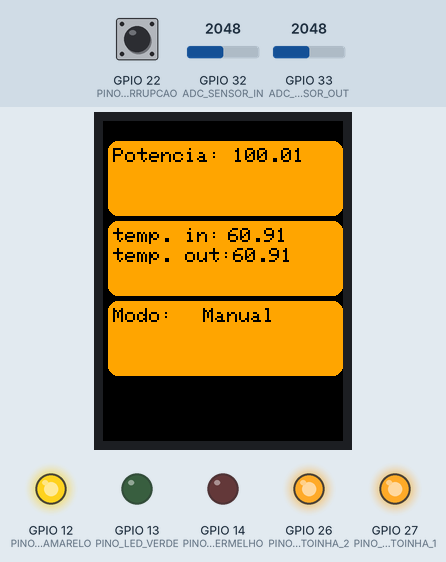
Recording of a sketch running on a simulated ESP32. Shown: 240×320 colour display, output pins drawn as LEDs (lit = HIGH). Inputs (shaded band) come from the test bench; at power-on: GPIO 22 (PINO_INTERRUPCAO) HIGH, GPIO 32 (ADC_SENSOR_IN) = 2048, GPIO 33 (ADC_SENSOR_OUT) = 2048 (analog values on the 0–4095 scale). What the sketch prints to the serial monitor is not drawn.

Above: at 1.2 s.
1.3 s: GPIO 22 (PINO_INTERRUPCAO) pulled LOW for 0.25 s
At 2.8 s:
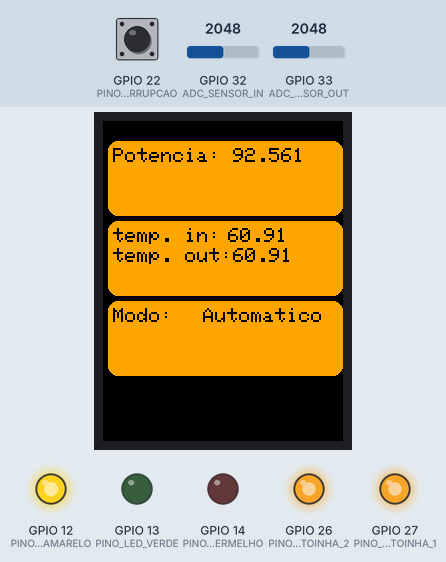
3.1 s: GPIO 32 (ADC_SENSOR_IN) set to 2866
At 4.1 s:
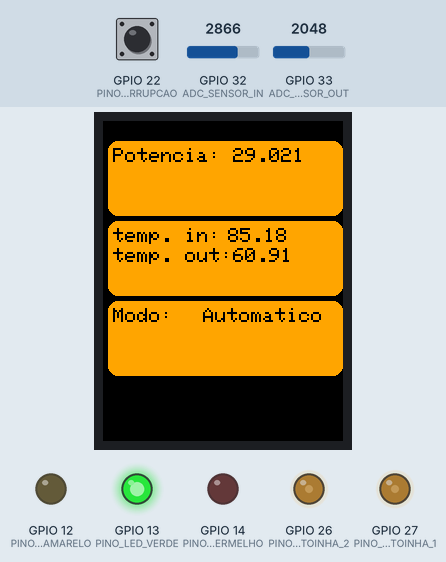
5.1 s: GPIO 32 (ADC_SENSOR_IN) set to 3603
At 6.8 s:
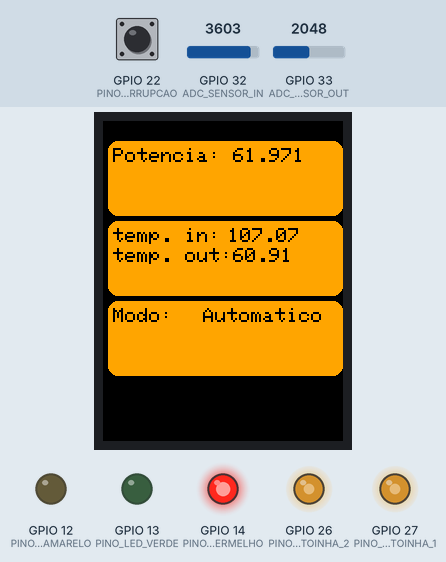
7.1 s: GPIO 32 (ADC_SENSOR_IN) set to 4095
At 8.3 s:
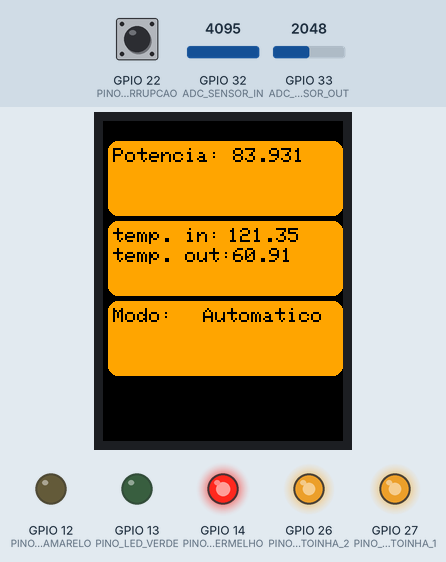
9.1 s: GPIO 32 (ADC_SENSOR_IN) set to 1228
At 10.8 s:
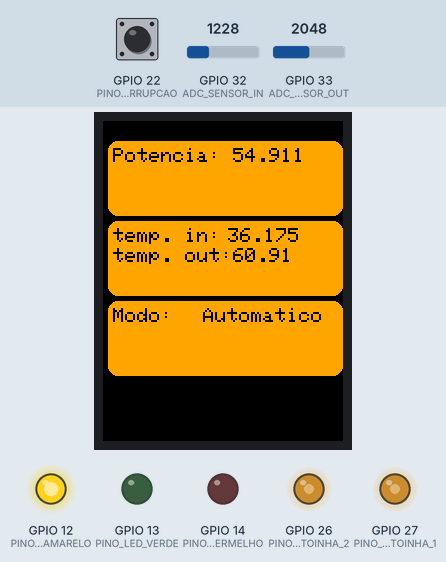
11.1 s: GPIO 33 (ADC_SENSOR_OUT) set to 2866
At 12.3 s:
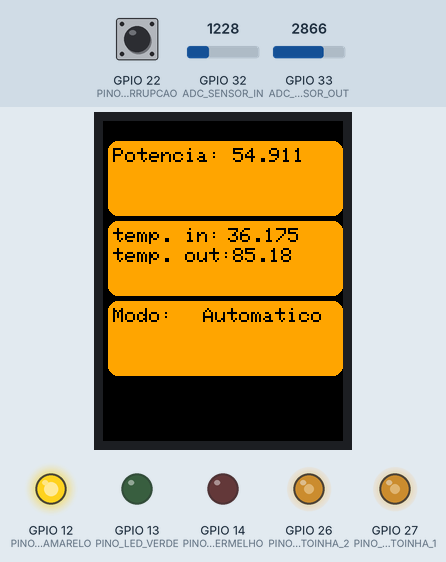
Timing chart, 0 to 13.7 s (numbered marks = the images above; inputs shaded):
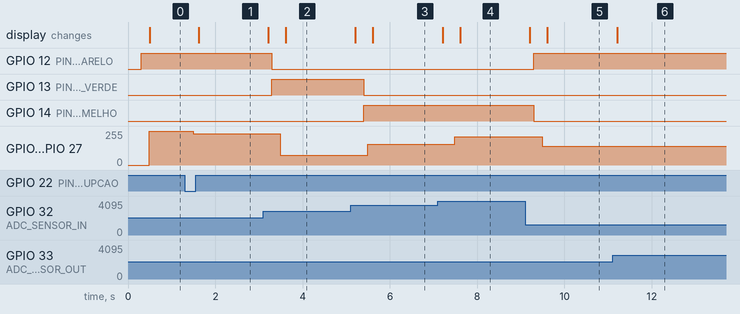

Measured:
- after the input at 1.3 s, GPIO 26 (PINO_VENTOINHA_2), GPIO 27 (PINO_VENTOINHA_1): 255/255 → 235/255 after 0.19 s; the display: changes after 0.32 s (image 1)
- after the input at 3.1 s, GPIO 12 (PINO_LED_AMARELO): HIGH → LOW after 0.20 s; GPIO 13 (PINO_LED_VERDE): LOW → HIGH after 0.20 s; GPIO 26 (PINO_VENTOINHA_2), GPIO 27 (PINO_VENTOINHA_1): 235/255 → 74/255 after 0.39 s; the display: first changes after 0.11 s (image 2 shows a later state)
- after the input at 5.1 s, GPIO 13 (PINO_LED_VERDE): HIGH → LOW after 0.30 s; GPIO 14 (PINO_LED_VERMELHO): LOW → HIGH after 0.30 s; GPIO 26 (PINO_VENTOINHA_2), GPIO 27 (PINO_VENTOINHA_1): 74/255 → 157/255 after 0.39 s; the display: first changes after 0.11 s (image 3 shows a later state)
- after the input at 7.1 s, GPIO 26 (PINO_VENTOINHA_2), GPIO 27 (PINO_VENTOINHA_1): 157/255 → 213/255 after 0.39 s; the display: first changes after 0.11 s (image 4 shows a later state)
- after the input at 9.1 s, GPIO 12 (PINO_LED_AMARELO): LOW → HIGH after 0.20 s; GPIO 14 (PINO_LED_VERMELHO): HIGH → LOW after 0.20 s; GPIO 26 (PINO_VENTOINHA_2), GPIO 27 (PINO_VENTOINHA_1): 213/255 → 139/255 after 0.39 s; the display: first changes after 0.11 s (image 5 shows a later state)
- after the input at 11.1 s, the display: changes after 0.11 s (image 6)

The sketch:

Projeto_seev_fan_control.ino
```cpp
/*

Nome ALUNO A- André Vieira 2181194
Nome ALUNO B- Daniel Ribeiro 2181358
IPLEIRIA - Instituto Politécnico de Leiria
ESTG - Escola Superior de Tecnologia e Gestão
LEAU- Licenciatura em Engenharia Automovel
SEEV - Sistemas Elétricos e Eletrónicos de Veículos

TP1: Pretende-se  neste  trabalho  prático  a  implementação  de controlador  que  permita  a correta gestão de temperaturas de um motor de combustão interna e a gestão das ventoinhas consoante a temperatura.

LINK: (link do código do vídeo do youtube).

*/
#include "Arduino.h"
#include <stdio.h>
#include "freertos/FreeRTOS.h"
#include "freertos/task.h"
#include "esp_system.h"
#include "nvs_flash.h"
#include "esp_task_wdt.h"

#include <SPI.h>
#include <Adafruit_GFX.h>
#include <Adafruit_ILI9341.h>

#define TFT_CS 15
#define TFT_DC 2

#define MODO_AUTOMATICO 0
#define MODO_MANUAL 1

#define ADC_RESOLUTION 8
#define VREF_PLUS  3.3
#define VREF_MINUS  0.0

#define ADC_SENSOR_IN 32
#define ADC_SENSOR_OUT 33

#define MULTIPLICADOR_ADC 0.47588
#define MULTIPLICADOR_PWM 3.875
#define MULTIPLICADOR_PERCENTAGEM 0.3922

#define PINO_LED_VERDE 13
#define PINO_LED_AMARELO 12
#define PINO_LED_VERMELHO 14

#define PINO_VENTOINHA_1 27
#define PINO_VENTOINHA_2 26

#define PINO_INTERRUPCAO 22

struct struct_temperaturas {
	float temperatura_in;
	float temperatura_out;
};

SemaphoreHandle_t xBinarySemaphore;
SemaphoreHandle_t xMutex_UART;
SemaphoreHandle_t xMutex_SPI;

QueueHandle_t xQueue_modo_arrefecimento = NULL;
QueueHandle_t xQueue_temperaturas = NULL;
QueueHandle_t xQueue_potencia_ventoinhas = NULL;

const char *pcTextFor_Processamento = "Processamento task is running ";
const char *pcTextFor_ADC = "ADC task is running ";
const char *pcTextFor_PWM = "PWM task is running ";
const char *pcTextFor_LDC = "LCD task is running ";
const char *pcTextFor_LED = "LED task is running ";
const char *pcTextFor_INTERRUPT = "Interrupt task is running ";

static void IRAM_ATTR vInterruptHandler_muda_estado_arrefecimento(void);

void vTask_processamento(void *pvParameters);
void vTask_ADC(void *pvParameters);
void vTask_PWM(void *pvParameters);
void vTask_LCD(void *pvParameters);
void vTask_LED(void *pvParameters);
void vTask_gestao_interrupcao(void *pvParameters);

void setup() {
	vTaskPrioritySet(NULL, configMAX_PRIORITIES - 1);

	Serial.begin(115200);

	pinMode(PINO_INTERRUPCAO, INPUT_PULLUP);
	attachInterrupt(digitalPinToInterrupt(PINO_INTERRUPCAO),
			&vInterruptHandler_muda_estado_arrefecimento, FALLING);

	vSemaphoreCreateBinary(xBinarySemaphore);

	bool aux_verificacao = true;

	xMutex_UART = xSemaphoreCreateMutex();
	if (xMutex_UART == NULL) {
		aux_verificacao = false;
	}

	xMutex_SPI = xSemaphoreCreateMutex();
	if (xMutex_SPI == NULL) {
		aux_verificacao = false;
	}

	xQueue_modo_arrefecimento = xQueueCreate(1, sizeof(char));
	if (xQueue_modo_arrefecimento == NULL) {
		aux_verificacao = false;
	}

	xQueue_temperaturas = xQueueCreate(1, sizeof(struct struct_temperaturas));
	if (xQueue_temperaturas == NULL) {
		aux_verificacao = false;
	}

	xQueue_potencia_ventoinhas = xQueueCreate(1, sizeof(char));
	if (xQueue_potencia_ventoinhas == NULL) {
		aux_verificacao = false;
	}

	if (aux_verificacao == true) {

		xTaskCreatePinnedToCore(vTask_processamento, "PROCESSAMENTO", 1024,
				(void*) pcTextFor_Processamento, 5, NULL, 1);

		xTaskCreatePinnedToCore(vTask_ADC, "ADC", 1024, (void*) pcTextFor_ADC,
				4, NULL, 1);

		xTaskCreatePinnedToCore(vTask_PWM, "PWM", 1024, (void*) pcTextFor_PWM,
				4, NULL, 1);

		xTaskCreatePinnedToCore(vTask_LCD, "LCD", 4096, (void*) pcTextFor_LDC,
				2, NULL, 1);

		xTaskCreatePinnedToCore(vTask_LED, "LED", 1024, (void*) pcTextFor_LED,
				3, NULL, 1);

		xTaskCreatePinnedToCore(vTask_gestao_interrupcao, "INTERRUPCAO", 1024,
				(void*) pcTextFor_INTERRUPT, 6, NULL, 1);
	}

	interrupts();

}

void loop() {
	vTaskDelete(NULL);
}

void vTask_LCD(void *pvParameters) {
	char *pcTaskName;
	TickType_t xLastWakeTime;
	pcTaskName = (char*) pvParameters;
	xLastWakeTime = xTaskGetTickCount();

	Adafruit_ILI9341 tft = Adafruit_ILI9341(15, 2, 23, 18, 4, 19);	//lcd-TFT

	tft.begin();
	tft.fillScreen(ILI9341_BLACK);
	tft.setRotation(2);

	tft.setTextSize(2);

	float temperatura_in_anterior = 0;
	float temperatura_out_anterior = 0;
	uint8_t modo_arrefecimento_ant = NULL;
	uint8_t valor_potencia_ventoinhas_ant = NULL;

	struct_temperaturas temperaturas_atuais = { 0, 0 };
	uint8_t modo_arrefecimento = NULL;
	uint8_t valor_potencia_ventoinhas = NULL;
	xSemaphoreTake(xMutex_SPI, portMAX_DELAY);
	{
		tft.fillRoundRect(5, 20, 235, 75, 10, ILI9341_ORANGE);
		tft.setTextColor(ILI9341_BLACK);
		tft.setCursor(10, 27);
		tft.print("Potencia:     %");

		tft.fillRoundRect(5, 100, 235, 75, 10, ILI9341_ORANGE);
		tft.setTextColor(ILI9341_BLACK);
		tft.setCursor(10, 107);
		tft.print("temp. in:");
		tft.setCursor(10, 127);
		tft.print("temp. out:");

		tft.fillRoundRect(5, 180, 235, 75, 10, ILI9341_ORANGE);
		tft.setTextColor(ILI9341_BLACK);
		tft.setCursor(10, 187);
		tft.print("Modo:");
	}
	xSemaphoreGive(xMutex_SPI);
	for (;;) {
		xSemaphoreTake(xMutex_UART, portMAX_DELAY);
		{
			Serial.println(pcTaskName);
		}
		xSemaphoreGive(xMutex_UART);

		xSemaphoreTake(xMutex_SPI, portMAX_DELAY);
		{
			xQueuePeek(xQueue_potencia_ventoinhas, &valor_potencia_ventoinhas,
					0);
			xQueuePeek(xQueue_modo_arrefecimento, &modo_arrefecimento, 0);
			xQueuePeek(xQueue_temperaturas, &temperaturas_atuais, 0);

			if (temperatura_in_anterior != temperaturas_atuais.temperatura_in) {
				tft.setTextColor(ILI9341_BLACK, ILI9341_ORANGE);
				tft.setCursor(125, 107);
				tft.print(temperaturas_atuais.temperatura_in);
				temperatura_in_anterior = temperaturas_atuais.temperatura_in;

			}
			if (temperatura_out_anterior
					!= temperaturas_atuais.temperatura_out) {
				tft.setTextColor(ILI9341_BLACK, ILI9341_ORANGE);
				tft.setCursor(130, 127);
				tft.print(temperaturas_atuais.temperatura_out);
				temperatura_out_anterior = temperaturas_atuais.temperatura_out;
			}
			if (modo_arrefecimento_ant != modo_arrefecimento) {
				tft.setTextColor(ILI9341_BLACK, ILI9341_ORANGE);

				if (modo_arrefecimento == MODO_AUTOMATICO) {
					tft.setCursor(100, 187);
					tft.print("           ");
					tft.setCursor(100, 187);
					tft.print("Automatico");
				} else if (modo_arrefecimento == MODO_MANUAL) {
					tft.setCursor(100, 187);
					tft.print("           ");
					tft.setCursor(100, 187);
					tft.print("Manual");
				}
				modo_arrefecimento_ant = modo_arrefecimento;
			}
			if (valor_potencia_ventoinhas_ant != valor_potencia_ventoinhas) {
				tft.setTextColor(ILI9341_BLACK, ILI9341_ORANGE);
				tft.setCursor(130, 27);
				tft.print(
						valor_potencia_ventoinhas * MULTIPLICADOR_PERCENTAGEM);
				tft.setCursor(170, 27);
				valor_potencia_ventoinhas_ant = valor_potencia_ventoinhas;
			}
		}
		xSemaphoreGive(xMutex_SPI);

		vTaskDelayUntil(&xLastWakeTime, (400 / portTICK_PERIOD_MS));
	}
}

void vTask_processamento(void *pvParameters) {
	char *pcTaskName;
	TickType_t xLastWakeTime;
	pcTaskName = (char*) pvParameters;
	xLastWakeTime = xTaskGetTickCount();

	struct_temperaturas temperaturas_atuais = { 0, 0 };
	uint8_t potencia_ventoinhas = NULL;
	uint8_t modo_arrefecimento = NULL;

	for (;;) {
		xSemaphoreTake(xMutex_UART, portMAX_DELAY);
		{
			Serial.println(pcTaskName);
		}
		xSemaphoreGive(xMutex_UART);

		xQueuePeek(xQueue_modo_arrefecimento, &modo_arrefecimento, 0);

		if (modo_arrefecimento == MODO_MANUAL) {
			potencia_ventoinhas = 255;
		}

		if (modo_arrefecimento == MODO_AUTOMATICO) {
			xQueuePeek(xQueue_temperaturas, &temperaturas_atuais, 0);

			potencia_ventoinhas = temperaturas_atuais.temperatura_in
					* MULTIPLICADOR_PWM;
		}

		xQueueOverwrite(xQueue_potencia_ventoinhas, &potencia_ventoinhas);
		vTaskDelayUntil(&xLastWakeTime, (100 / portTICK_PERIOD_MS));
	}
}

void vTask_gestao_interrupcao(void *pvParameters) {
	char *pcTaskName;
	TickType_t xLastWakeTime;
	pcTaskName = (char*) pvParameters;
	xLastWakeTime = xTaskGetTickCount();

	//xSemaphoreTake(xBinarySemaphore, 0);
	uint8_t tipo_arrefecimento = NULL;

	for (;;) {

		xSemaphoreTake(xBinarySemaphore, portMAX_DELAY);
		{
			xSemaphoreTake(xMutex_UART, portMAX_DELAY);
			{
				Serial.println(pcTaskName);
			}
			xSemaphoreGive(xMutex_UART);

			xQueuePeek(xQueue_modo_arrefecimento, &tipo_arrefecimento, 0);

			if (tipo_arrefecimento == MODO_AUTOMATICO) {
				tipo_arrefecimento = MODO_MANUAL;

			} else if (tipo_arrefecimento == MODO_MANUAL) {
				tipo_arrefecimento = MODO_AUTOMATICO;
			}
			xQueueOverwrite(xQueue_modo_arrefecimento, &tipo_arrefecimento);

			vTaskDelayUntil(&xLastWakeTime, (250 / portTICK_PERIOD_MS));
		}
	}
}

void vTask_ADC(void *pvParameters) {
	char *pcTaskName;
	TickType_t xLastWakeTime;
	pcTaskName = (char*) pvParameters;
	xLastWakeTime = xTaskGetTickCount();

	analogReadResolution(ADC_RESOLUTION);

	uint8_t adc_temperatura_in = 0;
	uint8_t adc_temperatura_out = 0;

	struct_temperaturas temperaturas = { 0, 0 };

	for (;;) {

		adc_temperatura_in = analogRead(ADC_SENSOR_IN);
		adc_temperatura_out = analogRead(ADC_SENSOR_OUT);

		temperaturas.temperatura_in = adc_temperatura_in * MULTIPLICADOR_ADC;
		temperaturas.temperatura_out = adc_temperatura_out * MULTIPLICADOR_ADC;

		xQueueOverwrite(xQueue_temperaturas, &temperaturas);

		xSemaphoreTake(xMutex_UART, portMAX_DELAY);
		{
			Serial.println(pcTaskName);
			Serial.print("valor de temperatura in: ");
			Serial.println(temperaturas.temperatura_in);
			Serial.print("valor de temperatura out: ");
			Serial.println(temperaturas.temperatura_out);
		}
		xSemaphoreGive(xMutex_UART);

		vTaskDelayUntil(&xLastWakeTime, (200 / portTICK_PERIOD_MS));
	}
}

void vTask_PWM(void *pvParameters) {
	char *pcTaskName;
	TickType_t xLastWakeTime;
	pcTaskName = (char*) pvParameters;
	xLastWakeTime = xTaskGetTickCount();

	int freq = 5000;
	int resolution = 8;
	int ledChannel_ventoinha_1 = 8;
	int ledChannel_ventoinha_2 = 9;

	ledcSetup(ledChannel_ventoinha_1, freq, resolution);
	ledcAttachPin(PINO_VENTOINHA_1, ledChannel_ventoinha_1);

	ledcSetup(ledChannel_ventoinha_2, freq, resolution);
	ledcAttachPin(PINO_VENTOINHA_2, ledChannel_ventoinha_2);

	uint8_t valor_potencia_ventoinhas = NULL;

	for (;;) {

		xQueuePeek(xQueue_potencia_ventoinhas, &valor_potencia_ventoinhas, 0);

		ledcWrite(ledChannel_ventoinha_1, valor_potencia_ventoinhas);
		ledcWrite(ledChannel_ventoinha_2, valor_potencia_ventoinhas);

		xSemaphoreTake(xMutex_UART, portMAX_DELAY);
		{
			Serial.println(pcTaskName);
			Serial.print("valor potencia de ventoinhas: ");
			Serial.println(valor_potencia_ventoinhas);

		}
		xSemaphoreGive(xMutex_UART);

		vTaskDelayUntil(&xLastWakeTime, (200 / portTICK_PERIOD_MS));
	}
}

void vTask_LED(void *pvParameters) {
	char *pcTaskName;
	TickType_t xLastWakeTime;
	pcTaskName = (char*) pvParameters;
	xLastWakeTime = xTaskGetTickCount();

	int freq = 5000;
	int resolution = 8;
	int ledChannel_verde = 5;
	int ledChannel_amarelo = 6;
	int ledChannel_vermelho = 7;

	ledcSetup(ledChannel_verde, freq, resolution);
	ledcAttachPin(PINO_LED_VERDE, ledChannel_verde);

	ledcSetup(ledChannel_amarelo, freq, resolution);
	ledcAttachPin(PINO_LED_AMARELO, ledChannel_amarelo);

	ledcSetup(ledChannel_vermelho, freq, resolution);
	ledcAttachPin(PINO_LED_VERMELHO, ledChannel_vermelho);

	struct_temperaturas temperaturas_atuais = { 0, 0 };

	for (;;) {
		xSemaphoreTake(xMutex_UART, portMAX_DELAY);
		{
			Serial.println(pcTaskName);
		}
		xSemaphoreGive(xMutex_UART);

		xQueuePeek(xQueue_temperaturas, &temperaturas_atuais, 0);

		if (temperaturas_atuais.temperatura_in <= 80) {
			ledcWrite(ledChannel_verde, 0);
			ledcWrite(ledChannel_amarelo, 255);
			ledcWrite(ledChannel_vermelho, 0);
		}

		if (temperaturas_atuais.temperatura_in > 80
				&& temperaturas_atuais.temperatura_in <= 100) {
			ledcWrite(ledChannel_verde, 255);
			ledcWrite(ledChannel_amarelo, 0);
			ledcWrite(ledChannel_vermelho, 0);
		}

		if (temperaturas_atuais.temperatura_in > 100) {
			ledcWrite(ledChannel_verde, 0);
			ledcWrite(ledChannel_amarelo, 0);
			ledcWrite(ledChannel_vermelho, 255);
		}

		vTaskDelayUntil(&xLastWakeTime, (300 / portTICK_PERIOD_MS));
	}
}

static void IRAM_ATTR vInterruptHandler_muda_estado_arrefecimento(void) {
	static portBASE_TYPE xHigherPriorityTaskWoken;

	xHigherPriorityTaskWoken = pdFALSE;

	xSemaphoreGiveFromISR(xBinarySemaphore,
			(signed portBASE_TYPE*)&xHigherPriorityTaskWoken);

	Serial.println("Estou na interrupt");

	if (xHigherPriorityTaskWoken == pdTRUE) {
		portYIELD_FROM_ISR();

	}
}
```
